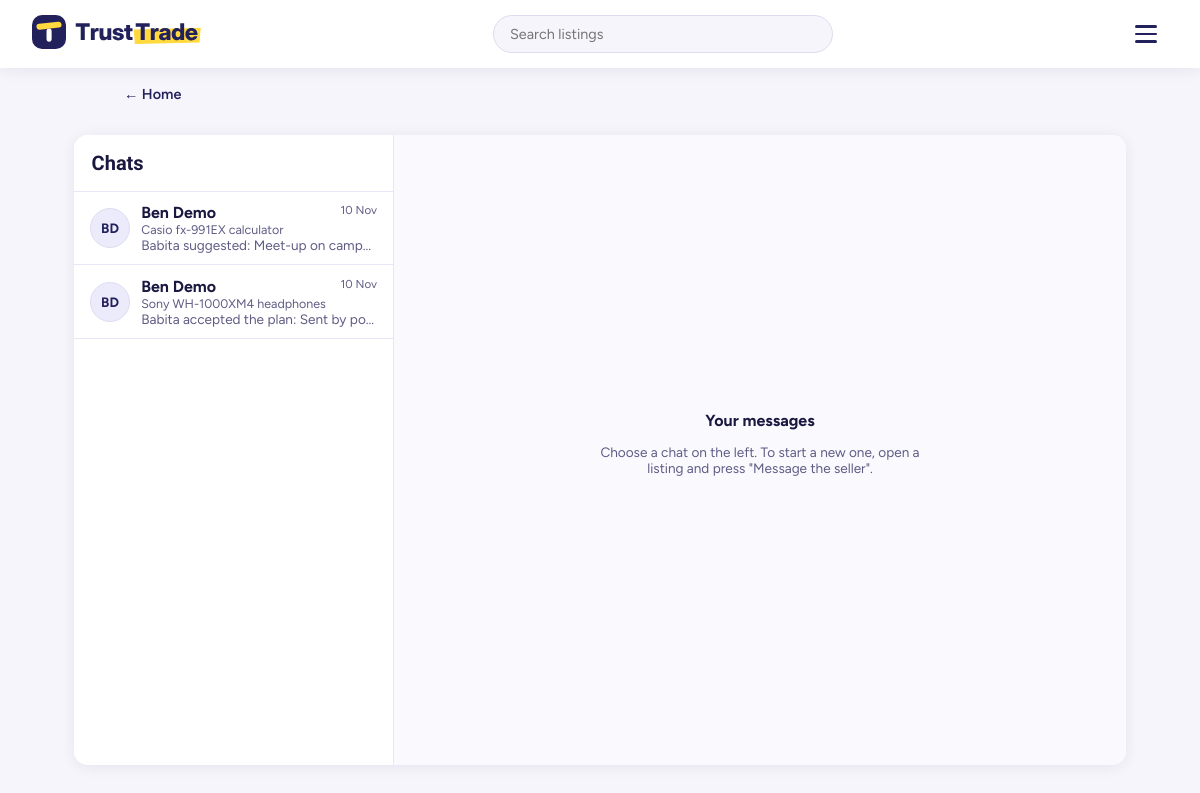
Screenshot of /controllers/messages.php (signed in) with the database file from the repository.
### tables this page shows
CREATE TABLE `messages` (
  `id` int(11) NOT NULL,
  `listing_id` int(11) NOT NULL,
  `sender_id` int(11) NOT NULL,
  `receiver_id` int(11) NOT NULL,
  `body` text NOT NULL,
  `is_read` tinyint(1) NOT NULL DEFAULT 0,
  `created_at` timestamp NOT NULL DEFAULT current_timestamp(),
  `kind` varchar(10) NOT NULL DEFAULT 'text'
);

CREATE TABLE `listings` (
  `id` int(11) NOT NULL,
  `user_id` int(11) NOT NULL,
  `title` varchar(150) NOT NULL,
  `description` text NOT NULL,
  `price` decimal(10,2) NOT NULL,
  `category` enum('Textbooks','Electronics','Calculators','Stationery','Other') NOT NULL,
  `created_at` timestamp NOT NULL DEFAULT current_timestamp(),
  `status` enum('active','sold','held') NOT NULL DEFAULT 'active',
  `hold_reason` varchar(255) DEFAULT NULL,
  `held_at` datetime DEFAULT NULL,
  `reviewed_ok` tinyint(1) NOT NULL DEFAULT 0
);

### models/Message.php (called while the page is built, shortened)
<?php
require_once __DIR__ . '/../config/database.php';
class Message
{
    private PDO $db;
    public function __construct()
    {
        $database = new Database();
        $this->db = $database->getConnection();
    }
    public function conversations(int $userId): array
    {
        $stmt = $this->db->prepare(
            'SELECT m.*, l.title AS listing_title, u.full_name AS other_name,
                    CASE WHEN m.sender_id = :uid1 THEN m.receiver_id ELSE m.sender_id END AS other_id,
                    (SELECT COUNT(*) FROM messages x
                      WHERE x.listing_id = m.listing_id AND x.receiver_id = :uid5
                        AND x.sender_id = (CASE WHEN m.sender_id = :uid6 THEN m.receiver_id ELSE m.sender_id END)
                        AND x.is_read = 0) AS unread_count
             FROM messages m
             JOIN listings l ON l.id = m.listing_id
             JOIN users u ON u.id = CASE WHEN m.sender_id = :uid2 THEN m.receiver_id ELSE m.sender_id END
             WHERE m.id IN (
                 SELECT MAX(id) FROM messages
                 WHERE sender_id = :uid3 OR receiver_id = :uid4
                 GROUP BY listing_id, LEAST(sender_id, receiver_id), GREATEST(sender_id, receiver_id)
             )
             ORDER BY m.created_at DESC'
        );
        $stmt->execute(['uid1' => $userId, 'uid2' => $userId, 'uid3' => $userId, 'uid4' => $userId, 'uid5' => $userId, 'uid6' => $userId]);
        return $stmt->fetchAll();
    }
}

### config/database.php (called while the page is built, shortened)
<?php
class Database
{
    private string $host = 'localhost';
    private string $dbName = 'trusttrade';
    private string $username = 'root';
    private string $password = '';
    private ?PDO $connection = null;
    public function getConnection(): PDO
    {
        $dsn = "mysql:host={$this->host};dbname={$this->dbName};charset=utf8mb4";
        try {
            $this->connection = new PDO($dsn, $this->username, $this->password, [
                PDO::ATTR_ERRMODE => PDO::ERRMODE_EXCEPTION,
                PDO::ATTR_DEFAULT_FETCH_MODE => PDO::FETCH_ASSOC,
            ]);
        } catch (PDOException $e) {
            die('Database connection failed: ' . $e->getMessage());
        }
        return $this->connection;
    }
}

### models/User.php (called while the page is built, shortened)
<?php
require_once __DIR__ . '/../config/database.php';
class User
{
    private PDO $db;
    public function __construct()
    {
        $database = new Database();
        $this->db = $database->getConnection();
    }
    public function findById(int $id): ?array
    {
        $stmt = $this->db->prepare('SELECT * FROM users WHERE id = :id LIMIT 1');
        $stmt->execute(['id' => $id]);
        $user = $stmt->fetch();
        return $user ?: null;
    }
}

### includes/delivery_ui.php (called while the page is built, shortened)
<?php
function deliveryH(string $s): string
{
    return htmlspecialchars($s, ENT_QUOTES, 'UTF-8');
}

### includes/chat_ui.php (the view, shortened to what this page needs)
<?php
require_once __DIR__ . '/../models/User.php';
require_once __DIR__ . '/../models/Message.php';
require_once __DIR__ . '/../models/Order.php';
require_once __DIR__ . '/delivery_ui.php';
function chatInitials(string $name): string
{
    $parts = preg_split('/\s+/', trim($name)) ?: [];
    $a = mb_substr($parts[0] ?? '?', 0, 1);
    $b = count($parts) > 1 ? mb_substr(end($parts), 0, 1) : '';
    return mb_strtoupper($a . $b);
}
function chatAvatar(string $name, string $extra = ''): string
{
    return '<span class="avatar ' . $extra . '" aria-hidden="true">' . deliveryH(chatInitials($name)) . '</span>';
}
function chatShortTime(string $ts): string
{
    $t = strtotime($ts);
    return date('Y-m-d', $t) === date('Y-m-d') ? date('H:i', $t) : date('j M', $t);
}
function chatSidebar(array $conversations, int $me, int $activeListing = 0, int $activeWith = 0): string
{
    $h = '<div class="chat-side-head">Chats</div><div class="chat-list">';
    foreach ($conversations as $c) {
        $unread  = (int) ($c['unread_count'] ?? 0);
        $system  = (($c['kind'] ?? 'text') === 'system');
        $preview = $system ? (string) $c['body'] : (((int) $c['sender_id'] === $me ? 'You: ' : '') . $c['body']);
        $preview = preg_replace('/\s+/', ' ', $preview);
        if (mb_strlen($preview) > 60) {
            $preview = mb_substr($preview, 0, 60) . '…';
        }
        $active = ((int) $c['listing_id'] === $activeListing && (int) $c['other_id'] === $activeWith);
        $h .= '<a class="chat-row' . ($active ? ' active' : '') . ($unread > 0 ? ' unread' : '') . '" href="conversation.php?listing=' . (int) $c['listing_id'] . '&amp;with=' . (int) $c['other_id'] . '">'
            . chatAvatar((string) $c['other_name'])
            . '<span class="chat-row-text"><span class="chat-row-top"><strong>' . deliveryH((string) $c['other_name']) . '</strong>'
            . '<span class="chat-row-time">' . deliveryH(chatShortTime((string) $c['created_at'])) . '</span></span>'
            . '<span class="chat-row-item">' . deliveryH((string) $c['listing_title']) . '</span>'
            . '<span class="chat-row-preview">' . deliveryH($preview) . '</span></span>'
            . ($unread > 0 ? '<span class="chat-badge">' . $unread . '</span>' : '')
            . '</a>';
    }
    return $h . '</div>';
}

### public/css/style.css (style rules this page uses)
:root { --ink: #23215b; --ink-hover: #34318f; --ink-deep: #15133a; --ink-line: #2f2c6b; --tint: #ecebfb; --page: #f6f5fb; --panel: #faf9fe; --line: #dedcf0; --line-soft: #e8e6f6; --text: #1a1840; --muted: #5f5c84; --hl: #ffd93d; --hl-hover: #f4c700; --ok: #1f8f5f; --danger: #e5484d; --font-head: 'Bricolage Grotesque', 'Avenir Next', 'Segoe UI', system-ui, sans-serif; --font-body: 'Figtree', 'Avenir Next', 'Segoe UI', system-ui, sans-serif; --shadow: 0 2px 14px rgba(35, 33, 91, 0.08); --shadow-up: 0 8px 24px rgba(35, 33, 91, 0.14); }
* { box-sizing: border-box; }
body { margin: 0; font-family: var(--font-body); background: var(--page); color: var(--text); display: flex; flex-direction: column; align-items: center; padding: 3rem 1rem; }
.app-body { display: block; padding: 0; }
.chat-side-head { padding: 1rem 1.1rem; font-family: var(--font-head); font-weight: 700; font-size: 1.25rem; border-bottom: 1px solid var(--line-soft); }
.chat-list { overflow-y: auto; flex: 1; }
.chat-row { display: flex; align-items: center; gap: 0.7rem; padding: 0.7rem 1rem; text-decoration: none; color: inherit; border-bottom: 1px solid var(--line-soft); }
.chat-row-text { display: flex; flex-direction: column; min-width: 0; flex: 1; }
.chat-row-top { display: flex; justify-content: space-between; gap: 0.5rem; }
.chat-row-time { font-size: 0.72rem; color: var(--muted); white-space: nowrap; }
.chat-row-item { font-size: 0.78rem; color: var(--muted); white-space: nowrap; overflow: hidden; text-overflow: ellipsis; }
.chat-row-preview { font-size: 0.85rem; color: var(--muted); white-space: nowrap; overflow: hidden; text-overflow: ellipsis; }
.avatar { flex: 0 0 auto; width: 2.5rem; height: 2.5rem; border-radius: 50%; background: var(--tint); color: var(--ink); font-weight: 700; font-size: 0.85rem; display: inline-flex; align-items: center; justify-content: center; border: 1px solid var(--line); }

### rows the page displays
messages: name "BD", other_name "Ben Demo", created_at "10 Nov", listing.title "Casio fx-991EX calculator", deliveryH($preview) "Babita suggested: Meet-up on camp…"
messages: name "BD", other_name "Ben Demo", created_at "10 Nov", listing.title "Sony WH-1000XM4 headphones", deliveryH($preview) "Babita accepted the plan: Sent by po…"
